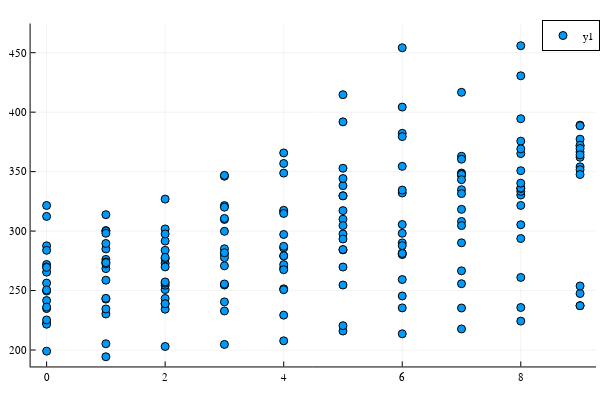

Notebook cell for this chart:
### Code cell
@df sleep_data scatter(:Days, :Reaction)

### Figure 1 — Plotly figure (JSON) as saved in the notebook; plotly's stock layout.template omitted (floating-point values rounded to 4 significant figures; data arrays with more than 128 entries replaced by an {"elided": "..."} marker saying what was removed)
{"data": [{"colorbar": {"len": 0.9525, "title": "", "x": 0.9934, "y": 0.5139}, "legendgroup": "y1", "marker": {"color": "rgba(0, 154, 250, 1.000)", "line": {"color": "rgba(0, 0, 0, 1.000)", "width": 1}, "size": 8, "symbol": "circle"}, "mode": "markers", "name": "y1", "showlegend": true, "type": "scatter", "x": {"elided": "180 int values"}, "xaxis": "x", "y": {"elided": "180 float values"}, "yaxis": "y"}], "layout": {"annotations": [], "height": 400, "legend": {"bgcolor": "rgba(255, 255, 255, 1.000)", "bordercolor": "rgba(0, 0, 0, 1.000)", "borderwidth": 1, "font": {"color": "rgba(0, 0, 0, 1.000)", "family": "sans-serif", "size": 11}, "title": {"font": {"color": "rgba(0, 0, 0, 1.000)", "family": "sans-serif", "size": 15}, "text": ""}, "tracegroupgap": 0, "traceorder": "normal", "x": 1, "xanchor": "auto", "y": 1, "yanchor": "auto"}, "margin": {"b": 20, "l": 0, "r": 0, "t": 20}, "paper_bgcolor": "rgba(255, 255, 255, 1.000)", "plot_bgcolor": "rgba(255, 255, 255, 1.000)", "showlegend": true, "width": 600, "xaxis": {"anchor": "y", "domain": [0.05101, 0.9934], "gridcolor": "rgba(0, 0, 0, 0.100)", "gridwidth": 0.5, "linecolor": "rgba(0, 0, 0, 1.000)", "mirror": false, "range": [-0.27, 9.27], "showgrid": true, "showline": true, "showticklabels": true, "tickangle": 0, "tickcolor": "rgb(0, 0, 0)", "tickfont": {"color": "rgba(0, 0, 0, 1.000)", "family": "sans-serif", "size": 11}, "tickmode": "array", "ticks": "inside", "ticktext": ["0", "2", "4", "6", "8"], "tickvals": [0, 2, 4, 6, 8], "title": "", "titlefont": {"color": "rgba(0, 0, 0, 1.000)", "family": "sans-serif", "size": 15}, "type": "-", "visible": true, "zeroline": false, "zerolinecolor": "rgba(0, 0, 0, 1.000)"}, "yaxis": {"anchor": "x", "domain": [0.03762, 0.9902], "gridcolor": "rgba(0, 0, 0, 0.100)", "gridwidth": 0.5, "linecolor": "rgba(0, 0, 0, 1.000)", "mirror": false, "range": [186.2, 474.5], "showgrid": true, "showline": true, "showticklabels": true, "tickangle": 0, "tickcolor": "rgb(0, 0, 0)", "tickfont": {"color": "rgba(0, 0, 0, 1.000)", "family": "sans-serif", "size": 11}, "tickmode": "array", "ticks": "inside", "ticktext": ["200", "250", "300", "350", "400", "450"], "tickvals": [200, 250, 300, 350, 400, 450], "title": "", "titlefont": {"color": "rgba(0, 0, 0, 1.000)", "family": "sans-serif", "size": 15}, "type": "-", "visible": true, "zeroline": false, "zerolinecolor": "rgba(0, 0, 0, 1.000)"}}}
